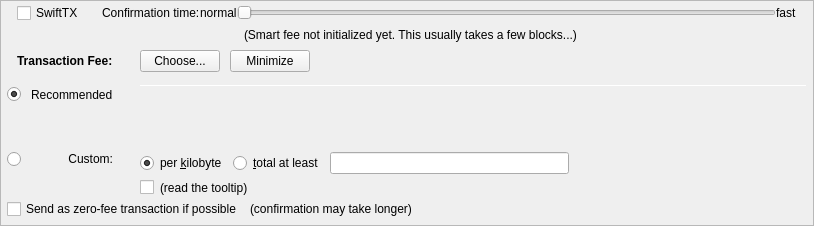
         <widget class="QFrame" name="frameFee">
          <property name="sizePolicy">
           <sizepolicy hsizetype="Expanding" vsizetype="Expanding">
            <horstretch>0</horstretch>
            <verstretch>0</verstretch>
           </sizepolicy>
          </property>
          <property name="maximumSize">
           <size>
            <width>16777215</width>
            <height>16777215</height>
           </size>
          </property>
          <property name="frameShape">
           <enum>QFrame::StyledPanel</enum>
          </property>
          <property name="frameShadow">
           <enum>QFrame::Sunken</enum>
          </property>
          <layout class="QVBoxLayout" name="verticalLayoutFee1">
           <property name="spacing">
            <number>0</number>
           </property>
           <property name="leftMargin">
            <number>0</number>
           </property>
           <property name="topMargin">
            <number>0</number>
           </property>
           <property name="rightMargin">
            <number>0</number>
           </property>
           <property name="bottomMargin">
            <number>0</number>
           </property>
           <item>
            <layout class="QVBoxLayout" name="verticalLayoutFee2" stretch="0,0,0,0">
             <property name="spacing">
              <number>0</number>
             </property>
             <property name="leftMargin">
              <number>6</number>
             </property>
             <property name="topMargin">
              <number>0</number>
             </property>
             <property name="rightMargin">
              <number>6</number>
             </property>
             <item>
              <layout class="QVBoxLayout" name="verticalLayout_feeConf">
               <property name="spacing">
                <number>0</number>
               </property>
               <property name="leftMargin">
                <number>10</number>
               </property>
               <property name="rightMargin">
                <number>10</number>
               </property>
               <property name="bottomMargin">
                <number>5</number>
               </property>
               <item>
                <layout class="QHBoxLayout" name="horizontalLayoutFee9">
                 <item>
                  <widget class="QCheckBox" name="checkSwiftTX">
                   <property name="enabled">
                    <bool>true</bool>
                   </property>
                   <property name="minimumSize">
                    <size>
                     <width>85</width>
                     <height>0</height>
                    </size>
                   </property>
                   <property name="toolTip">
                    <string>SwiftTX technology allows for near instant transactions - A flat fee of 0.01 LEGN applies</string>
                   </property>
                   <property name="text">
                    <string>SwiftTX</string>
                   </property>
                  </widget>
                 </item>
                 <item>
                  <widget class="QLabel" name="labelSmartFee3">
                   <property name="text">
                    <string>Confirmation time:</string>
                   </property>
                   <property name="margin">
                    <number>2</number>
                   </property>
                  </widget>
                 </item>
                 <item>
                  <widget class="QLabel" name="labelSmartFeeNormal">
                   <property name="text">
                    <string>normal</string>
                   </property>
                   <property name="margin">
                    <number>8</number>
                   </property>
                  </widget>
                 </item>
                 <item>
                  <widget class="QSlider" name="sliderSmartFee">
                   <property name="minimumSize">
                    <size>
                     <width>0</width>
                     <height>24</height>
                    </size>
                   </property>
                   <property name="minimum">
                    <number>0</number>
                   </property>
                   <property name="maximum">
                    <number>24</number>
                   </property>
                   <property name="pageStep">
                    <number>1</number>
                   </property>
                   <property name="value">
                    <number>0</number>
                   </property>
                   <property name="orientation">
                    <enum>Qt::Horizontal</enum>
                   </property>
                   <property name="invertedAppearance">
                    <bool>false</bool>
                   </property>
                   <property name="invertedControls">
                    <bool>false</bool>
                   </property>
                   <property name="tickPosition">
                    <enum>QSlider::NoTicks</enum>
                   </property>
                  </widget>
                 </item>
                 <item>
                  <widget class="QLabel" name="labelSmartFeeFast">
                   <property name="text">
                    <string>fast</string>
                   </property>
                   <property name="margin">
                    <number>8</number>
                   </property>
                  </widget>
                 </item>
                </layout>
               </item>
               <item>
                <layout class="QHBoxLayout" name="horizontalLayout_recommended_texts">
                 <property name="spacing">
                  <number>0</number>
                 </property>
                 <item>
                  <spacer name="horizontalSpacer_8">
                   <property name="orientation">
                    <enum>Qt::Horizontal</enum>
                   </property>
                   <property name="sizeHint" stdset="0">
                    <size>
                     <width>40</width>
                     <height>20</height>
                    </size>
                   </property>
                  </spacer>
                 </item>
                 <item>
                  <widget class="QLabel" name="labelFeeEstimation">
                   <property name="text">
                    <string/>
                   </property>
                   <property name="margin">
                    <number>2</number>
                   </property>
                  </widget>
                 </item>
                 <item>
                  <widget class="QLabel" name="labelSmartFee2">
                   <property name="text">
                    <string>(Smart fee not initialized yet. This usually takes a few blocks...)</string>
                   </property>
                   <property name="alignment">
                    <set>Qt::AlignLeading|Qt::AlignLeft|Qt::AlignVCenter</set>
                   </property>
                   <property name="wordWrap">
                    <bool>false</bool>
                   </property>
                   <property name="margin">
                    <number>2</number>
                   </property>
                   <property name="indent">
                    <number>-1</number>
                   </property>
                  </widget>
                 </item>
                 <item>
                  <spacer name="horizontalSpacer_3">
                   <property name="orientation">
                    <enum>Qt::Horizontal</enum>
                   </property>
                   <property name="sizeHint" stdset="0">
                    <size>
                     <width>40</width>
                     <height>20</height>
                    </size>
                   </property>
                  </spacer>
                 </item>
                </layout>
               </item>
              </layout>
             </item>
             <item>
              <layout class="QHBoxLayout" name="horizontalLayoutFee1">
               <property name="leftMargin">
                <number>10</number>
               </property>
               <property name="rightMargin">
                <number>10</number>
               </property>
               <property name="bottomMargin">
                <number>0</number>
               </property>
               <item>
                <layout class="QVBoxLayout" name="verticalLayoutFee7">
                 <property name="spacing">
                  <number>0</number>
                 </property>
                 <item>
                  <layout class="QHBoxLayout" name="horizontalLayoutSmartFee">
                   <property name="spacing">
                    <number>10</number>
                   </property>
                   <item>
                    <widget class="QLabel" name="labelFeeHeadline">
                     <property name="sizePolicy">
                      <sizepolicy hsizetype="Preferred" vsizetype="Maximum">
                       <horstretch>0</horstretch>
                       <verstretch>0</verstretch>
                      </sizepolicy>
                     </property>
                     <property name="font">
                      <font>
                       <weight>75</weight>
                       <bold>true</bold>
                      </font>
                     </property>
                     <property name="styleSheet">
                      <string notr="true">font-weight:bold;</string>
                     </property>
                     <property name="text">
                      <string>Transaction Fee:</string>
                     </property>
                    </widget>
                   </item>
                   <item>
                    <widget class="QLabel" name="labelFeeMinimized">
                     <property name="text">
                      <string/>
                     </property>
                    </widget>
                   </item>
                   <item>
                    <widget class="QPushButton" name="buttonChooseFee">
                     <property name="text">
                      <string>Choose...</string>
                     </property>
                    </widget>
                   </item>
                   <item>
                    <widget class="QPushButton" name="buttonMinimizeFee">
                     <property name="toolTip">
                      <string>collapse fee-settings</string>
                     </property>
                     <property name="text">
                      <string>Minimize</string>
                     </property>
                    </widget>
                   </item>
                  </layout>
                 </item>
                 <item>
                  <spacer name="verticalSpacer_5">
                   <property name="orientation">
                    <enum>Qt::Vertical</enum>
                   </property>
                   <property name="sizeHint" stdset="0">
                    <size>
                     <width>1</width>
                     <height>1</height>
                    </size>
                   </property>
                  </spacer>
                 </item>
                </layout>
               </item>
               <item>
                <spacer name="horizontalSpacer_4">
                 <property name="orientation">
                  <enum>Qt::Horizontal</enum>
                 </property>
                 <property name="sizeHint" stdset="0">
                  <size>
                   <width>40</width>
                   <height>20</height>
                  </size>
                 </property>
                </spacer>
               </item>
              </layout>
             </item>
             <item>
              <widget class="QFrame" name="frameFeeSelection">
               <layout class="QVBoxLayout" name="verticalLayoutFee12">
                <property name="spacing">
                 <number>0</number>
                </property>
                <property name="leftMargin">
                 <number>0</number>
                </property>
                <property name="topMargin">
                 <number>0</number>
                </property>
                <property name="rightMargin">
                 <number>0</number>
                </property>
                <property name="bottomMargin">
                 <number>0</number>
                </property>
                <item>
                 <layout class="QGridLayout" name="gridLayoutFee">
                  <property name="topMargin">
                   <number>10</number>
                  </property>
                  <property name="bottomMargin">
                   <number>4</number>
                  </property>
                  <property name="horizontalSpacing">
                   <number>10</number>
                  </property>
                  <property name="verticalSpacing">
                   <number>4</number>
                  </property>
                  <item row="2" column="0">
                   <layout class="QVBoxLayout" name="verticalLayoutFee4" stretch="0">
                    <item>
                     <spacer name="verticalSpacer_2">
                      <property name="orientation">
                       <enum>Qt::Vertical</enum>
                      </property>
                      <property name="sizeHint" stdset="0">
                       <size>
                        <width>1</width>
                        <height>1</height>
                       </size>
                      </property>
                     </spacer>
                    </item>
                   </layout>
                  </item>
                  <item row="3" column="0">
                   <layout class="QVBoxLayout" name="verticalLayoutFee9" stretch="0,1">
                    <item>
                     <widget class="QRadioButton" name="radioCustomFee">
                      <property name="text">
                       <string/>
                      </property>
                      <attribute name="buttonGroup">
                       <string notr="true">groupFee</string>
                      </attribute>
                     </widget>
                    </item>
                    <item>
                     <spacer name="verticalSpacer_6">
                      <property name="orientation">
                       <enum>Qt::Vertical</enum>
                      </property>
                      <property name="sizeHint" stdset="0">
                       <size>
                        <width>1</width>
                        <height>1</height>
                       </size>
                      </property>
                     </spacer>
                    </item>
                   </layout>
                  </item>
                  <item row="3" column="1">
                   <widget class="QLabel" name="labelCustomFee">
                    <property name="text">
                     <string>Custom:</string>
                    </property>
                    <property name="alignment">
                     <set>Qt::AlignRight|Qt::AlignTop|Qt::AlignTrailing</set>
                    </property>
                   </widget>
                  </item>
                  <item row="3" column="4">
                   <layout class="QVBoxLayout" name="verticalLayoutFee8">
                    <property name="spacing">
                     <number>6</number>
                    </property>
                    <item>
                     <layout class="QHBoxLayout" name="horizontalLayoutFee13">
                      <item>
                       <widget class="QRadioButton" name="radioCustomPerKilobyte">
                        <property name="toolTip">
                         <string>If the custom fee is set to 1000 uLEGNs and the transaction is only 250 bytes, then &quot;per kilobyte&quot; only pays 250 uLEGNs in fee,&lt;br /&gt;while &quot;at least&quot; pays 1000 uLEGNs. For transactions bigger than a kilobyte both pay by kilobyte.</string>
                        </property>
                        <property name="text">
                         <string>per &amp;kilobyte</string>
                        </property>
                        <property name="checked">
                         <bool>true</bool>
                        </property>
                        <attribute name="buttonGroup">
                         <string notr="true">groupCustomFee</string>
                        </attribute>
                       </widget>
                      </item>
                      <item>
                       <widget class="QRadioButton" name="radioCustomAtLeast">
                        <property name="toolTip">
                         <string>If the custom fee is set to 1000 uLEGNs and the transaction is only 250 bytes, then &quot;per kilobyte&quot; only pays 250 uLEGNs in fee,&lt;br /&gt;while &quot;total at least&quot; pays 1000 uLEGNs. For transactions bigger than a kilobyte both pay by kilobyte.</string>
                        </property>
                        <property name="text">
                         <string>&amp;total at least</string>
                        </property>
                        <attribute name="buttonGroup">
                         <string notr="true">groupCustomFee</string>
                        </attribute>
                       </widget>
                      </item>
                      <item>
                       <widget class="BitcoinAmountField" name="customFee"/>
                      </item>
                      <item>
                       <spacer name="horizontalSpacer_6">
                        <property name="orientation">
                         <enum>Qt::Horizontal</enum>
                        </property>
                        <property name="sizeHint" stdset="0">
                         <size>
                          <width>1</width>
                          <height>1</height>
                         </size>
                        </property>
                       </spacer>
                      </item>
                     </layout>
                    </item>
                    <item>
                     <layout class="QHBoxLayout" name="horizontalLayoutFee8">
                      <item>
                       <widget class="QCheckBox" name="checkBoxMinimumFee">
                        <property name="toolTip">
                         <string>Paying only the minimum fee is just fine as long as there is less transaction volume than space in the blocks.&lt;br /&gt;But be aware that this can end up in a never confirming transaction once there is more demand for Legion transactions than the network can process.</string>
                        </property>
                        <property name="text">
                         <string/>
                        </property>
                       </widget>
                      </item>
                      <item>
                       <widget class="QLabel" name="labelMinFeeWarning">
                        <property name="enabled">
                         <bool>true</bool>
                        </property>
                        <property name="toolTip">
                         <string>Paying only the minimum fee is just fine as long as there is less transaction volume than space in the blocks.&lt;br /&gt;But be aware that this can end up in a never confirming transaction once there is more demand for Legion transactions than the network can process.</string>
                        </property>
                        <property name="text">
                         <string>(read the tooltip)</string>
                        </property>
                        <property name="margin">
                         <number>5</number>
                        </property>
                       </widget>
                      </item>
                      <item>
                       <spacer name="horizontalSpacer_2">
                        <property name="orientation">
                         <enum>Qt::Horizontal</enum>
                        </property>
                        <property name="sizeHint" stdset="0">
                         <size>
                          <width>1</width>
                          <height>1</height>
                         </size>
                        </property>
                       </spacer>
                      </item>
                     </layout>
                    </item>
                   </layout>
                  </item>
                  <item row="1" column="1">
                   <widget class="QLabel" name="labelSmartFee_2">
                    <property name="text">
                     <string>Recommended</string>
                    </property>
                   </widget>
                  </item>
                  <item row="1" column="2">
                   <widget class="QLabel" name="labelSmartFee">
                    <property name="text">
                     <string/>
                    </property>
                    <property name="margin">
                     <number>2</number>
                    </property>
                   </widget>
                  </item>
                  <item row="1" column="0">
                   <widget class="QRadioButton" name="radioSmartFee">
                    <property name="text">
                     <string/>
                    </property>
                    <property name="checked">
                     <bool>true</bool>
                    </property>
                    <attribute name="buttonGroup">
                     <string notr="true">groupFee</string>
                    </attribute>
                   </widget>
                  </item>
                  <item row="0" column="4" rowspan="3">
                   <layout class="QVBoxLayout" name="verticalLayoutFee3" stretch="0,0,0,0">
                    <property name="spacing">
                     <number>6</number>
                    </property>
                    <property name="topMargin">
                     <number>2</number>
                    </property>
                    <property name="bottomMargin">
                     <number>20</number>
                    </property>
                    <item>
                     <widget class="Line" name="line_2">
                      <property name="minimumSize">
                       <size>
                        <width>0</width>
                        <height>1</height>
                       </size>
                      </property>
                      <property name="maximumSize">
                       <size>
                        <width>16777215</width>
                        <height>1</height>
                       </size>
                      </property>
                      <property name="orientation">
                       <enum>Qt::Horizontal</enum>
                      </property>
                     </widget>
                    </item>
                    <item>
                     <layout class="QHBoxLayout" name="horizontalLayoutFee12">
                      <item>
                       <spacer name="horizontalSpacer_5">
                        <property name="orientation">
                         <enum>Qt::Horizontal</enum>
                        </property>
                        <property name="sizeHint" stdset="0">
                         <size>
                          <width>1</width>
                          <height>1</height>
                         </size>
                        </property>
                       </spacer>
                      </item>
                     </layout>
                    </item>
                    <item>
                     <spacer name="verticalSpacer_4">
                      <property name="orientation">
                       <enum>Qt::Vertical</enum>
                      </property>
                      <property name="sizeHint" stdset="0">
                       <size>
                        <width>1</width>
                        <height>1</height>
                       </size>
                      </property>
                     </spacer>
                    </item>
                    <item>
                     <spacer name="verticalSpacer_3">
                      <property name="orientation">
                       <enum>Qt::Vertical</enum>
                      </property>
                      <property name="sizeHint" stdset="0">
                       <size>
                        <width>20</width>
                        <height>40</height>
                       </size>
                      </property>
                     </spacer>
                    </item>
                   </layout>
                  </item>
                 </layout>
                </item>
                <item>
                 <layout class="QHBoxLayout" name="horizontalLayoutFee5" stretch="0,0,0">
                  <property name="spacing">
                   <number>8</number>
                  </property>
                  <property name="bottomMargin">
                   <number>4</number>
                  </property>
                  <item>
                   <widget class="QCheckBox" name="checkBoxFreeTx">
                    <property name="text">
                     <string>Send as zero-fee transaction if possible</string>
                    </property>
                   </widget>
                  </item>
                  <item>
                   <widget class="QLabel" name="labelFreeTx">
                    <property name="text">
                     <string>(confirmation may take longer)</string>
                    </property>
                    <property name="margin">
                     <number>5</number>
                    </property>
                   </widget>
                  </item>
                  <item>
                   <spacer name="horizontalSpacerFee5">
                    <property name="orientation">
                     <enum>Qt::Horizontal</enum>
                    </property>
                    <property name="sizeHint" stdset="0">
                     <size>
                      <width>1</width>
                      <height>1</height>
                     </size>
                    </property>
                   </spacer>
                  </item>
                 </layout>
                </item>
                <item>
                 <spacer name="verticalSpacerFee2">
                  <property name="orientation">
                   <enum>Qt::Vertical</enum>
                  </property>
                  <property name="sizeHint" stdset="0">
                   <size>
                    <width>1</width>
                    <height>1</height>
                   </size>
                  </property>
                 </spacer>
                </item>
               </layout>
              </widget>
             </item>
             <item>
              <spacer name="verticalSpacerFee">
               <property name="orientation">
                <enum>Qt::Vertical</enum>
               </property>
               <property name="sizeHint" stdset="0">
                <size>
                 <width>800</width>
                 <height>1</height>
                </size>
               </property>
              </spacer>
             </item>
            </layout>
           </item>
          </layout>
         </widget>
